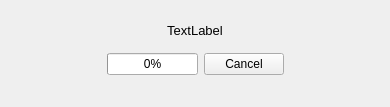
<?xml version="1.0" encoding="UTF-8"?>
<ui version="4.0">
 <class>WaitDlg</class>
 <widget class="QWidget" name="WaitDlg">
  <property name="geometry">
   <rect>
    <x>0</x>
    <y>0</y>
    <width>390</width>
    <height>107</height>
   </rect>
  </property>
  <property name="windowTitle">
   <string>JPReader working...</string>
  </property>
  <layout class="QVBoxLayout" name="verticalLayout">
   <item>
    <spacer name="verticalSpacer">
     <property name="orientation">
      <enum>Qt::Vertical</enum>
     </property>
     <property name="sizeHint" stdset="0">
      <size>
       <width>20</width>
       <height>0</height>
      </size>
     </property>
    </spacer>
   </item>
   <item>
    <widget class="QLabel" name="lblMessage">
     <property name="font">
      <font>
       <pointsize>10</pointsize>
      </font>
     </property>
     <property name="text">
      <string>TextLabel</string>
     </property>
     <property name="alignment">
      <set>Qt::AlignCenter</set>
     </property>
     <property name="wordWrap">
      <bool>true</bool>
     </property>
    </widget>
   </item>
   <item>
    <widget class="QFrame" name="atlasFrame">
     <property name="frameShape">
      <enum>QFrame::NoFrame</enum>
     </property>
     <property name="frameShadow">
      <enum>QFrame::Plain</enum>
     </property>
     <layout class="QHBoxLayout" name="horizontalLayout">
      <item>
       <spacer name="horizontalSpacer">
        <property name="orientation">
         <enum>Qt::Horizontal</enum>
        </property>
        <property name="sizeHint" stdset="0">
         <size>
          <width>40</width>
          <height>20</height>
         </size>
        </property>
       </spacer>
      </item>
      <item>
       <widget class="QProgressBar" name="barProgress">
        <property name="value">
         <number>0</number>
        </property>
       </widget>
      </item>
      <item>
       <widget class="QPushButton" name="abortBtn">
        <property name="text">
         <string>Cancel</string>
        </property>
       </widget>
      </item>
      <item>
       <spacer name="horizontalSpacer_2">
        <property name="orientation">
         <enum>Qt::Horizontal</enum>
        </property>
        <property name="sizeHint" stdset="0">
         <size>
          <width>40</width>
          <height>20</height>
         </size>
        </property>
       </spacer>
      </item>
     </layout>
    </widget>
   </item>
   <item>
    <spacer name="verticalSpacer_2">
     <property name="orientation">
      <enum>Qt::Vertical</enum>
     </property>
     <property name="sizeHint" stdset="0">
      <size>
       <width>20</width>
       <height>0</height>
      </size>
     </property>
    </spacer>
   </item>
  </layout>
 </widget>
 <resources/>
 <connections/>
</ui>
